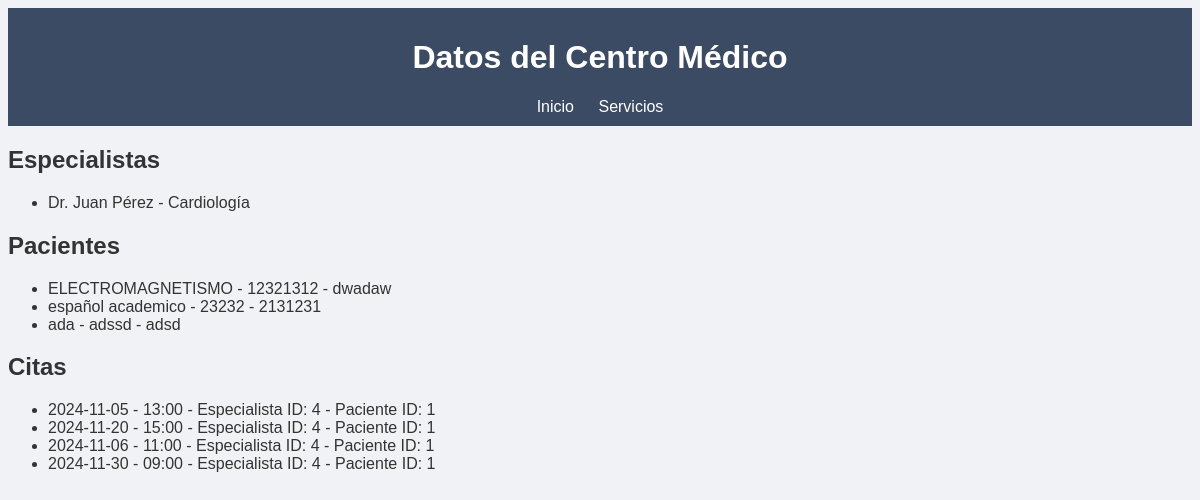
Before: /ver_datos with the older database file.
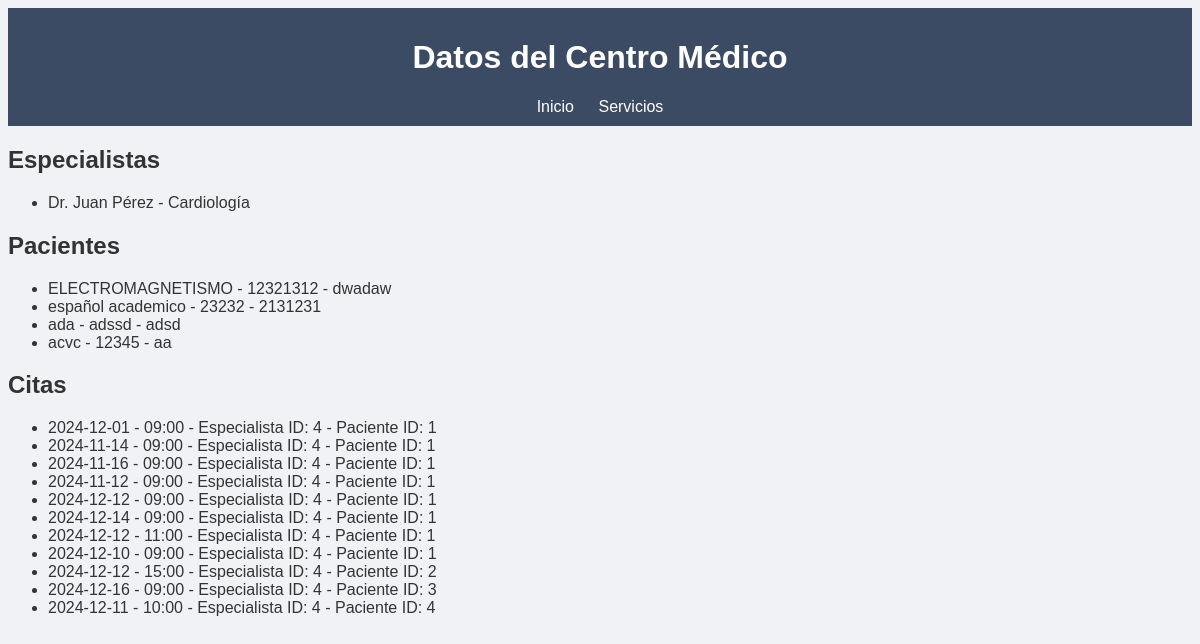
After: the same page with the newer database file.
### tables this page shows
CREATE TABLE Especialistas (
            id INTEGER PRIMARY KEY AUTOINCREMENT,
            nombre TEXT NOT NULL,
            especialidad TEXT NOT NULL
    );

CREATE TABLE Pacientes (
            id INTEGER PRIMARY KEY AUTOINCREMENT,
            nombre TEXT NOT NULL,
            telefono TEXT,
            direccion TEXT
    );

CREATE TABLE Citas (
            id INTEGER PRIMARY KEY AUTOINCREMENT,
            fecha TEXT NOT NULL,
            hora TEXT NOT NULL,
            id_especialista INTEGER,
            id_paciente INTEGER,
            FOREIGN KEY (id_especialista) REFERENCES Especialistas(id),
            FOREIGN KEY (id_paciente) REFERENCES Pacientes(id)
    );

### app/routes.py (the view)
@bp.route('/ver_datos')
def ver_datos():
    especialistas = obtener_datos_especialistas()
    pacientes = obtener_datos_pacientes()
    citas = obtener_datos_citas()
    return render_template('ver_datos.html', especialistas=especialistas, pacientes=pacientes, citas=citas)

### DataBase/DataBase.py (called while the page is built)
def obtener_datos_especialistas():
    con = sqlite3.connect("centro_medico.db")
    cursor = con.cursor()
    cursor.execute("SELECT * FROM Especialistas")
    datos = cursor.fetchall()
    con.close()
    return datos

def obtener_datos_pacientes():
    con = sqlite3.connect("centro_medico.db")
    cursor = con.cursor()
    cursor.execute("SELECT * FROM Pacientes")
    datos = cursor.fetchall()
    con.close()
    return datos

def obtener_datos_citas():
    con = sqlite3.connect("centro_medico.db")
    cursor = con.cursor()
    cursor.execute("SELECT * FROM Citas")
    datos = cursor.fetchall()
    con.close()
    return datos

### app/templates/ver_datos.html (shortened to what this page needs)
<!DOCTYPE html>
<html lang="es">
<head>
    <link rel="stylesheet" href="{{ url_for('static', filename='styles.css') }}">
</head>
<body>
    <header>
        <h1>Datos del Centro Médico</h1>
        <nav>
            <a href="{{ url_for('main.index') }}">Inicio</a>
            <a href="{{ url_for('main.servicios') }}">Servicios</a>
        </nav>
    </header>
    <section>
        <h2>Especialistas</h2>
        <ul>
            {% for especialista in especialistas %}
            <li>{{ especialista[1] }} - {{ especialista[2] }}</li>
            {% endfor %}
        </ul>
        <h2>Pacientes</h2>
        <ul>
            {% for paciente in pacientes %}
            <li>{{ paciente[1] }} - {{ paciente[2] }} - {{ paciente[3] }}</li>
            {% endfor %}
        </ul>
        <h2>Citas</h2>
        <ul>
            {% for cita in citas %}
            <li>{{ cita[1] }} - {{ cita[2] }} - Especialista ID: {{ cita[3] }} - Paciente ID: {{ cita[4] }}</li>
            {% endfor %}
        </ul>
    </section>
</body>
</html>

### app/static/styles.css (style rules this page uses)
body { font-family: Arial, sans-serif; background-color: #f0f2f5; color: #333; }
header, footer { background-color: #3c4b64; color: white; padding: 10px; text-align: center; }
nav a { color: white; margin: 0 10px; text-decoration: none; }

Changed rows visible on the page:
removed Citas: fecha "2024-11-05", hora "13:00", id_especialista "4", id_paciente "1"
removed Citas: fecha "2024-11-20", hora "15:00", id_especialista "4", id_paciente "1"
removed Citas: fecha "2024-11-06", hora "11:00", id_especialista "4", id_paciente "1"
removed Citas: fecha "2024-11-30", hora "09:00", id_especialista "4", id_paciente "1"
added Pacientes: nombre "acvc", telefono "12345", direccion "aa"
added Citas: fecha "2024-12-01", hora "09:00", id_especialista "4", id_paciente "1"
added Citas: fecha "2024-11-14", hora "09:00", id_especialista "4", id_paciente "1"
added Citas: fecha "2024-11-16", hora "09:00", id_especialista "4", id_paciente "1"
added Citas: fecha "2024-11-12", hora "09:00", id_especialista "4", id_paciente "1"
added Citas: fecha "2024-12-12", hora "09:00", id_especialista "4", id_paciente "1"
added Citas: fecha "2024-12-14", hora "09:00", id_especialista "4", id_paciente "1"
added Citas: fecha "2024-12-12", hora "11:00", id_especialista "4", id_paciente "1"
added Citas: fecha "2024-12-10", hora "09:00", id_especialista "4", id_paciente "1"
added Citas: fecha "2024-12-12", hora "15:00", id_especialista "4", id_paciente "2"
added Citas: fecha "2024-12-16", hora "09:00", id_especialista "4", id_paciente "3"
added Citas: fecha "2024-12-11", hora "10:00", id_especialista "4", id_paciente "4"
